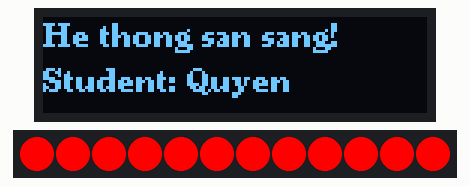
The program below on a simulated ESP32. Parts: 128×32 one-colour display, 12 RGB LEDs in strip order, left to right. What the program prints to the serial monitor is not drawn.

Above: at 1.1 s.
At 2.1 s:
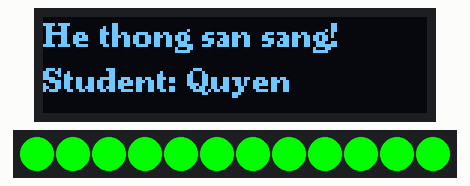

Measured:
- what the display in image 0 shows lasts 1.0 s, from 1.0 s to 2.0 s

The program:

main.cpp
```cpp
#include <Arduino.h>
#include <Wire.h>
#include <U8g2lib.h>
#include <Adafruit_NeoPixel.h>

// --- Cấu hình OLED ---
U8G2_SSD1306_128X32_UNIVISION_F_SW_I2C u8g2(U8G2_R0, /* clock=*/ 22, /* data=*/ 21, /* reset=*/ U8X8_PIN_NONE);

// --- Cấu hình LED ---
#define LED_PIN     4
#define NUM_LEDS    12
Adafruit_NeoPixel pixels(NUM_LEDS, LED_PIN, NEO_GRB + NEO_KHZ800);

void setup() {
  // 1. Khởi động Serial để debug
  Serial.begin(115200);
  delay(1000);
  Serial.println(">>> Lab Project: Core Version Started <<<");

  // 2. Khởi động màn hình OLED
  u8g2.begin();
  u8g2.setFont(u8g2_font_ncenB08_tr); // Chọn font chữ

  // Hiển thị thông báo chào mừng
  u8g2.clearBuffer();
  u8g2.drawStr(0, 10, "He thong san sang!");
  u8g2.drawStr(0, 25, "Student: Quyen");
  u8g2.sendBuffer();

  // 3. Khởi động dải đèn LED
  pixels.begin();
  pixels.clear(); // Tắt hết đèn
  pixels.show();
}

void loop() {
  // Vòng lặp đơn giản: Chớp tắt đèn LED đỏ
  Serial.println("Loop running...");

  // Bật màu ĐỎ
  for(int i=0; i<NUM_LEDS; i++) {
    pixels.setPixelColor(i, pixels.Color(255, 0, 0));
  }
  pixels.show();
  delay(1000);

  // Bật màu XANH
  for(int i=0; i<NUM_LEDS; i++) {
    pixels.setPixelColor(i, pixels.Color(0, 255, 0));
  }
  pixels.show();
  delay(1000);
}
```
